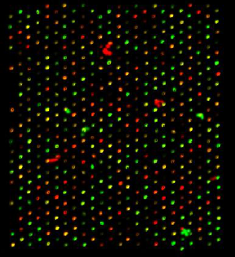
#> input picture gridding practice.PNG, 235 x 257 px
$ python gridding_rutu.py   (older library calls are emulated)
#> lines starting #> are read from the running program, lines starting #| are printed output that depends on the picture; after the words box and inside, x2 and y2 are one past the last pixel; in counts of white or black regions, pixels touching at a corner belong together
#!/usr/bin/env python3
# -*- coding: utf-8 -*-
"""
Created on Thu Aug  2 16:57:42 2018

@author: ruturaj
"""

import cv2
from matplotlib import pyplot as plt

# Read the image in BGR mode
img = cv2.imread('gridding practice.PNG', 1)
#> img is the input picture: shape (257, 235, 3); mean B, G, R 5.1, 12, 13.5

# Convert image from BGR to GRAY
img2 = cv2.cvtColor(img.copy(), cv2.COLOR_BGR2GRAY)
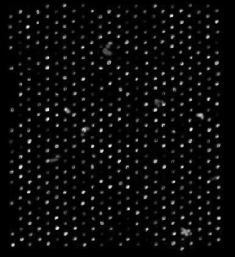
#> img2: shape (257, 235); min 0, max 233, mean 11.7

# Perform Canny edge detection
edges = cv2.Canny(img2, 100, 110)
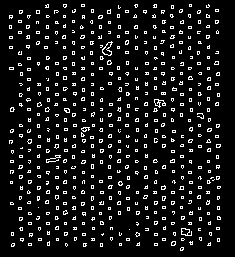
#> edges: shape (257, 235); 8.9% white in thin lines or dots, all inside (x1, y1, x2, y2) = (9, 4, 221, 251)

plt.subplot(121), plt.imshow(cv2.cvtColor(img, cv2.COLOR_BGR2RGB))
plt.title('Original Image'), plt.xticks([]), plt.yticks([])

# Find all the contours in the image after performing edge detection
im2, contours, hierarchy = cv2.findContours(edges.copy(), cv2.RETR_TREE, cv2.CHAIN_APPROX_SIMPLE)
#> contours = 990 contours, 984 with area under 20; largest, box (x1, y1, x2, y2) and area: (102, 41, 113, 56) 72, (102, 42, 112, 56) 59, (181, 228, 192, 236) 44, (181, 228, 190, 236) 38, (154, 99, 166, 108) 37, (154, 99, 160, 107) 22
# Loop through each contour in the list
for c in contours:
    # Find the moments of the contour
    M = cv2.moments(c)
    # Check if the moments are not zero
    if M["m10"] and M["m00"] and M["m01"]:
        # Find the center of the contour
        cX = int(M["m10"] / M["m00"])
        cY = int(M["m01"] / M["m00"])
        # Plot a circle with the above co-ordinates as the center
        cv2.circle(img, (cX, cY), 5, (255, 255, 255), 1, -1)
#> this loop made 990 passes
#> (c, cX, cY) on passes 3, 5, 6, 7, 13, 18, 20, 22, 27, 31, 33: ([[154, 243], [154, 245], [157, 245], [157, 243]], 155, 244), ([[119, 243], [119, 245], [121, 245], [121, 243]], 120, 244), ([[119, 244], [120, 243], [121, 244], [120, 245]], 120, 244), ([[100, 243], [100, 246], [102, 246], [102, 243]], 101, 244), ([[28, 243], [28, 245], [31, 245], [31, 243]], 29, 244), ([[208, 244], [209, 243], [210, 244], [209, 245]], 209, 244), ([[137, 244], [138, 243], [139, 244], [138, 245]], 138, 244), ([[190, 243], [191, 242], [192, 243], [191, 244]], 191, 243), ([[217, 238], [217, 241], [219, 241], [219, 238]], 218, 239), ([[162, 238], [162, 240], [165, 240], [165, 238]], 163, 239), ([[126, 238], [126, 240], [129, 240], [129, 238]], 127, 239)
#> (cX, cY) on passes 1, 2, 4, 8, 9, 10: (181, 248), (181, 248), (155, 244), (101, 244), (84, 244), (84, 244)
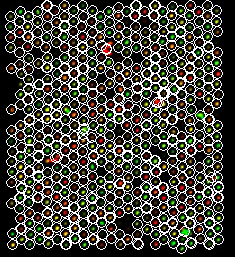
#> img: shape (257, 235, 3); mean B, G, R 64.5, 72.1, 73.1

plt.subplot(122), plt.imshow(cv2.cvtColor(img, cv2.COLOR_BGR2RGB))
plt.title('Gridded Image'), plt.xticks([]), plt.yticks([])
plt.show()
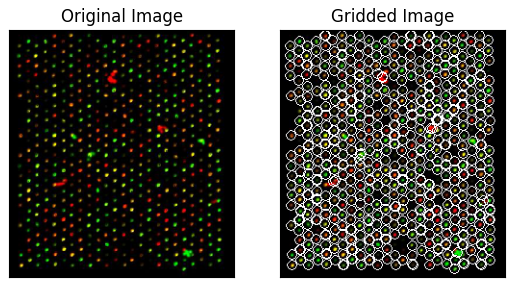
#> figure drawn by matplotlib, 2 panels
